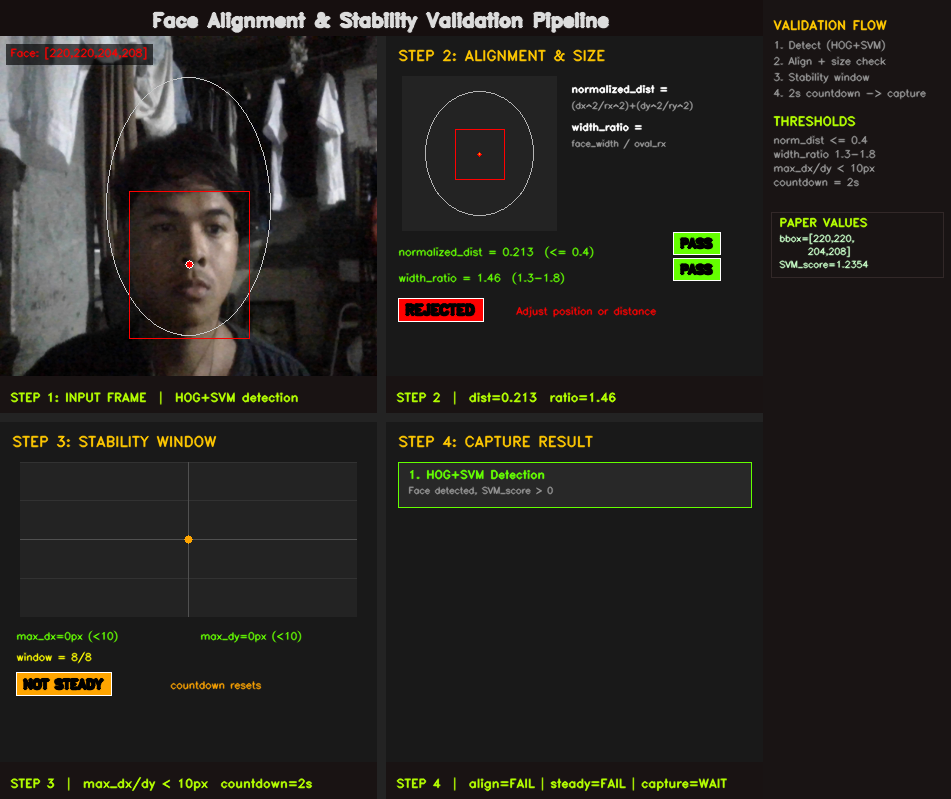
#> input picture EVENTMONITORING/TimeInAndTimeOutMonitoring/students/alignment_visuals/alignment_stability_1784733114.png, 951 x 799 px, given in place of the camera
$ python opencv.py
#> lines starting #> are read from the running program, lines starting #| are printed output that depends on the picture; after the words box and inside, x2 and y2 are one past the last pixel; in counts of white or black regions, pixels touching at a corner belong together
"""
face_pipeline_opencv_visual.py

Shows the ACTUAL downscaled frame and BGR->RGB conversion clearly.

Panel 1: RAW FRAME        — 640x480 BGR
Panel 2: SCALED FRAME     — 160x120 shown as native size + magnified inset with visible pixels
Panel 3: COLOR CONVERTED  — 160x120 RGB with BGR vs RGB color comparison strip
Panel 4: MAPPED BACK      — 640x480 with x4 scaled-back bbox

Controls: s = save, q/ESC = quit
Install: pip install opencv-python numpy
Run:     python face_pipeline_opencv_visual.py
"""

import os
import time
import cv2
import numpy as np

CAMERA_INDEX = int(os.getenv("CAMERA_INDEX", "0"))
PROCESS_EVERY_N = 3
SAVE_DIR = os.path.join(os.path.dirname(os.path.abspath(__file__)), "pipeline_captures")
FONT = cv2.FONT_HERSHEY_SIMPLEX

PANEL_W, PANEL_H = 480, 360
GAP = 10


def label_bar(panel, text, sub_text=""):
    h, w = panel.shape[:2]
    bar_h = 48 if sub_text else 26
    overlay = panel.copy()
    cv2.rectangle(overlay, (0, h - bar_h), (w, h), (15, 15, 20), -1)
    cv2.addWeighted(overlay, 0.7, panel, 0.3, 0, panel)
    cv2.putText(panel, text, (12, h - bar_h + 20), FONT, 0.52, (0, 255, 180), 1, cv2.LINE_AA)
    if sub_text:
        cv2.putText(panel, sub_text, (12, h - 10), FONT, 0.4, (180, 180, 180), 1, cv2.LINE_AA)
    return panel


def draw_text_bg(panel, text, pos, font_scale=0.5, color=(255, 255, 255), thickness=1):
    (tw, th), baseline = cv2.getTextSize(text, FONT, font_scale, thickness)
    x, y = pos
    pad = 3
    bg = panel.copy()
    cv2.rectangle(bg, (x - pad, y - th - pad), (x + tw + pad, y + baseline + pad), (0, 0, 0), -1)
    cv2.addWeighted(bg, 0.6, panel, 0.4, 0, panel)
    cv2.putText(panel, text, (x, y), FONT, font_scale, color, thickness, cv2.LINE_AA)
    return panel


def build_composite(raw_frame, small_bgr, small_rgb, resize_ms, color_ms):
    h, w = raw_frame.shape[:2]

    # ── Panel 1: RAW FRAME ───────────────────────────────────────────
    panel_raw = cv2.resize(raw_frame, (PANEL_W, PANEL_H))
    label_bar(panel_raw, "STEP 1: RAW FRAME", f"{w}x{h}px  BGR (camera native)")

    # ── Panel 2: SCALED FRAME ────────────────────────────────────────
    # Show native 160x120 in top-left, then a large magnified inset
    panel_scaled = np.full((PANEL_H, PANEL_W, 3), 25, dtype=np.uint8)

    # Native size thumbnail (160x120) in top-left
    thumb_h, thumb_w = small_bgr.shape[:2]
    panel_scaled[10:10+thumb_h, 10:10+thumb_w] = small_bgr
    cv2.rectangle(panel_scaled, (9, 9), (11+thumb_w, 11+thumb_h), (100, 100, 100), 1)
    draw_text_bg(panel_scaled, f"Native: {thumb_w}x{thumb_h}px", (10, 10+thumb_h+18), 0.42, (180, 180, 180), 1)

    # Magnified inset (4x zoom) with visible pixel blocks
    inset_x, inset_y = 200, 10
    inset_size = 240  # 60 original pixels * 4
    # Crop a 60x60 region from center of small_bgr and zoom 4x
    cx, cy = thumb_w // 2, thumb_h // 2
    crop = small_bgr[cy-30:cy+30, cx-30:cx+30]
    zoomed = cv2.resize(crop, (inset_size, inset_size), interpolation=cv2.INTER_NEAREST)

    # Draw thick grid lines on the zoomed inset so pixels are OBVIOUS
    for x in range(0, inset_size, 4):
        cv2.line(zoomed, (x, 0), (x, inset_size), (255, 255, 255), 1)
    for y in range(0, inset_size, 4):
        cv2.line(zoomed, (0, y), (inset_size, y), (255, 255, 255), 1)

    panel_scaled[inset_y:inset_y+inset_size, inset_x:inset_x+inset_size] = zoomed
    cv2.rectangle(panel_scaled, (inset_x-2, inset_y-2), (inset_x+inset_size+2, inset_y+inset_size+2), (0, 200, 255), 2)
    draw_text_bg(panel_scaled, "4x zoom (each square = 1 pixel)", (inset_x, inset_y+inset_size+18), 0.42, (0, 200, 255), 1)

    # Pixel reduction stats
    draw_text_bg(panel_scaled, f"19,200 pixels  (was 307,200)", (10, PANEL_H - 60), 0.5, (0, 200, 255), 1)
    draw_text_bg(panel_scaled, f"16x fewer pixels to process", (10, PANEL_H - 35), 0.42, (180, 180, 180), 1)

    label_bar(panel_scaled, "STEP 2: SCALED FRAME",
              f"cv2.resize()  scale=0.25x  {thumb_w}x{thumb_h}px  time={resize_ms:.1f}ms")

    # ── Panel 3: COLOR CONVERTED ─────────────────────────────────────
    # Show RGB data with a prominent BGR vs RGB comparison
    panel_rgb = np.full((PANEL_H, PANEL_W, 3), 25, dtype=np.uint8)

    # Large color comparison strip at top
    strip_h = 100
    strip_w = PANEL_W - 20
    half = strip_w // 2
    bgr_strip = cv2.resize(small_bgr, (half - 5, strip_h - 20), interpolation=cv2.INTER_NEAREST)
    rgb_strip = cv2.resize(small_rgb, (half - 5, strip_h - 20), interpolation=cv2.INTER_NEAREST)

    panel_rgb[10:10+bgr_strip.shape[0], 10:10+bgr_strip.shape[1]] = bgr_strip
    panel_rgb[10:10+rgb_strip.shape[0], 15+half:15+half+rgb_strip.shape[1]] = rgb_strip

    cv2.putText(panel_rgb, "BGR (correct)", (20, strip_h + 5), FONT, 0.5, (100, 100, 255), 1, cv2.LINE_AA)
    cv2.putText(panel_rgb, "RGB (shifted)", (15+half + 10, strip_h + 5), FONT, 0.5, (255, 100, 100), 1, cv2.LINE_AA)

    # Show the full RGB frame below (will look color-shifted)
    rgb_display = cv2.resize(small_rgb, (280, 210), interpolation=cv2.INTER_NEAREST)
    panel_rgb[strip_h + 20:strip_h + 20 + rgb_display.shape[0],
              (PANEL_W - rgb_display.shape[1])//2:(PANEL_W - rgb_display.shape[1])//2 + rgb_display.shape[1]] = rgb_display

    draw_text_bg(panel_rgb, "BGR -> RGB channel swap", (10, PANEL_H - 60), 0.5, (255, 200, 0), 1)
    draw_text_bg(panel_rgb, "Required by dlib HOG detector", (10, PANEL_H - 35), 0.42, (180, 180, 180), 1)

    label_bar(panel_rgb, "STEP 3: COLOR CONVERTED",
              f"cv2.cvtColor()  BGR -> RGB  time={color_ms:.1f}ms")

    # ── Panel 4: MAPPED BACK ─────────────────────────────────────────
    panel_mapped = cv2.resize(raw_frame, (PANEL_W, PANEL_H))

    cx, cy = PANEL_W // 2, PANEL_H // 2
    small_x, small_y, small_w, small_h = 55, 55, 51, 52
    full_w, full_h = small_w * 4, small_h * 4
    full_x = cx - full_w // 2
    full_y = cy - full_h // 2

    cv2.rectangle(panel_mapped, (full_x, full_y), (full_x + full_w, full_y + full_h), (0, 255, 0), 2)

    draw_text_bg(panel_mapped, f"small: [{small_x},{small_y},{small_w},{small_h}]", (15, 28), 0.48, (0, 200, 255), 1)
    draw_text_bg(panel_mapped, f"x4 -> [{full_x},{full_y},{full_w},{full_h}]", (15, 52), 0.48, (0, 255, 100), 1)
    label_bar(panel_mapped, "STEP 4: MAPPED BACK",
              f"x4 scale-back  bbox=[x:{full_x}, y:{full_y}, w:{full_w}, h:{full_h}]")

    # ── Assemble 2x2 grid ─────────────────────────────────────────────
    gap_h = np.full((GAP, PANEL_W * 2 + GAP, 3), 35, dtype=np.uint8)
    gap_v = np.full((PANEL_H, GAP, 3), 35, dtype=np.uint8)

    top_row = np.hstack([panel_raw, gap_v, panel_scaled])
    bottom_row = np.hstack([panel_rgb, gap_v, panel_mapped])
    composite = np.vstack([top_row, gap_h, bottom_row])

    title_h = 40
    title_bar = np.full((title_h, composite.shape[1], 3), (20, 20, 28), dtype=np.uint8)
    title_text = "OpenCV Preprocessing Pipeline"
    ts = cv2.getTextSize(title_text, FONT, 0.7, 2)[0]
    cv2.putText(title_bar, title_text, ((composite.shape[1] - ts[0]) // 2, 28), FONT, 0.7, (220, 220, 220), 2, cv2.LINE_AA)

    return np.vstack([title_bar, composite])


def main():
    cap = cv2.VideoCapture(CAMERA_INDEX, cv2.CAP_DSHOW) if os.name == "nt" else cv2.VideoCapture(CAMERA_INDEX)
    if not cap.isOpened():
        print(f"Could not open camera index {CAMERA_INDEX}")
        return

    cap.set(cv2.CAP_PROP_FRAME_WIDTH, 640)
    cap.set(cv2.CAP_PROP_FRAME_HEIGHT, 480)
    os.makedirs(SAVE_DIR, exist_ok=True)

    frame_count = 0
    small_bgr = np.zeros((120, 160, 3), dtype=np.uint8)
    small_rgb = np.zeros((120, 160, 3), dtype=np.uint8)
    resize_ms = color_ms = 0.0

    print("Running. Press 's' to save, 'q' or ESC to quit.")

    while True:
        ok, frame = cap.read()
#> frame is the input picture: shape (799, 951, 3); mean B, G, R 32.5, 36.7, 38.7
        if not ok:
            break
        frame = cv2.resize(frame, (640, 480))
#> frame: shape (480, 640, 3)

        if frame_count % PROCESS_EVERY_N == 0:
            t0 = time.time()
            small_bgr = cv2.resize(frame, (160, 120), interpolation=cv2.INTER_NEAREST)
            resize_ms = (time.time() - t0) * 1000.0

            t0 = time.time()
            small_rgb = cv2.cvtColor(small_bgr, cv2.COLOR_BGR2RGB)
            color_ms = (time.time() - t0) * 1000.0

        frame_count += 1

        composite = build_composite(frame, small_bgr, small_rgb, resize_ms, color_ms)
#> in label_bar, `cv2.rectangle(overlay, (0, h - bar_h), (w, h), (15, 15, 20), -1)`:
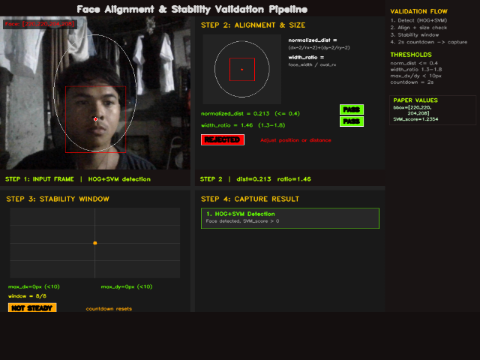
#> overlay: shape (360, 480, 3); mean B, G, R 31.5, 34.9, 37.5
#> in build_composite, `cv2.rectangle(panel_scaled, (9, 9), (11+thumb_w, 11+thumb_h), (100, 10..`: panel_scaled: shape (360, 480, 3); mean B, G, R 26.1, 26.6, 26.8
#> in draw_text_bg, `cv2.rectangle(bg, (x - pad, y - th - pad), (x + tw + pad, y + baseline..`: bg: shape (360, 480, 3); mean B, G, R 25.7, 26.2, 26.4
#> in draw_text_bg, `cv2.putText(panel, text, (x, y), FONT, font_scale, color, thickness, c..`: panel: shape (360, 480, 3); mean B, G, R 26.2, 26.7, 26.9
#> after the loop in build_composite, `for y in range(0, inset_size, 4):`:
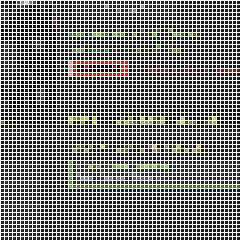
#> zoomed: shape (240, 240, 3); mean B, G, R 126.3, 129.7, 130.7
#> in build_composite, `cv2.rectangle(panel_scaled, (inset_x-2, inset_y-2), (inset_x+inset_siz..`:
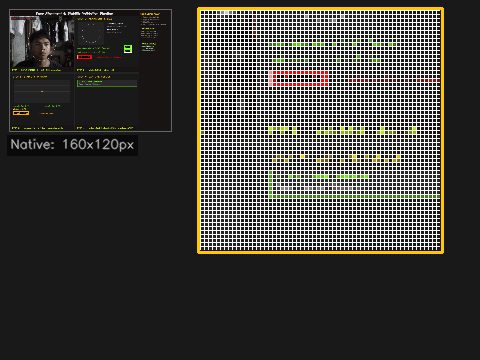
#> panel_scaled: shape (360, 480, 3); mean B, G, R 59.5, 64.6, 66
#> in draw_text_bg (call 2), `cv2.rectangle(bg, (x - pad, y - th - pad), (x + tw + pad, y + baseline..`: bg: shape (360, 480, 3); 2.86% of pixels changed, all inside (x1, y1, x2, y2) = (197, 255, 432, 276)
#> in draw_text_bg (call 3), `cv2.rectangle(bg, (x - pad, y - th - pad), (x + tw + pad, y + baseline..`: bg: shape (360, 480, 3); mean B, G, R 58.2, 63.9, 65.5
#> in draw_text_bg (call 3), `cv2.addWeighted(bg, 0.6, panel, 0.4, 0, panel)`: panel: shape (360, 480, 3); mean B, G, R 58.5, 64.2, 65.8
#> in draw_text_bg (call 4), `cv2.rectangle(bg, (x - pad, y - th - pad), (x + tw + pad, y + baseline..`: bg: shape (360, 480, 3); mean B, G, R 57.9, 64.3, 66.2
#> in draw_text_bg (call 4), `cv2.addWeighted(bg, 0.6, panel, 0.4, 0, panel)`: panel: shape (360, 480, 3); mean B, G, R 58.2, 64.6, 66.4
#> in label_bar (call 2), `cv2.rectangle(overlay, (0, h - bar_h), (w, h), (15, 15, 20), -1)`: overlay: shape (360, 480, 3); mean B, G, R 57.2, 63.6, 66.1
#> in build_composite, `bgr_strip = cv2.resize(small_bgr, (half - 5, strip_h - 20), interpolat..`:
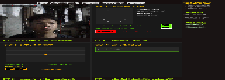
#> bgr_strip: shape (80, 225, 3); mean B, G, R 33, 37.8, 39.6
#> in build_composite, `panel_rgb[strip_h + 20:strip_h + 20 + rgb_display.shape[0], (PANEL_W -..`:
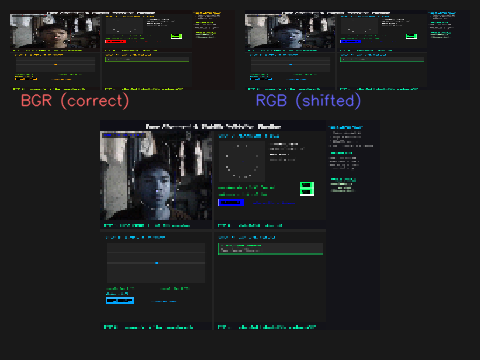
#> panel_rgb: shape (360, 480, 3); mean B, G, R 32.6, 32, 30.4
#> in draw_text_bg (call 5), `(tw, th), baseline = cv2.getTextSize(text, FONT, font_scale, thickness)`: tw = 220; th = 12; baseline = 5
#> in draw_text_bg (call 5), `cv2.rectangle(bg, (x - pad, y - th - pad), (x + tw + pad, y + baseline..`: bg: shape (360, 480, 3); 3.13% of pixels changed, all inside (x1, y1, x2, y2) = (7, 285, 234, 309)
#> in draw_text_bg (call 5), `cv2.putText(panel, text, (x, y), FONT, font_scale, color, thickness, c..`:
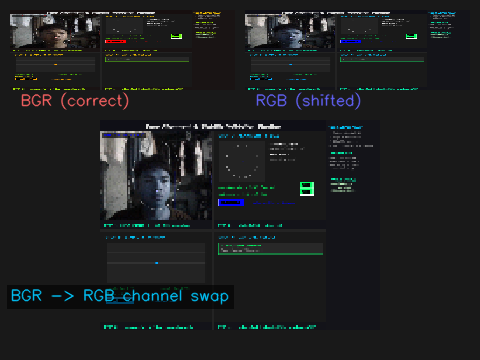
#> panel: shape (360, 480, 3); mean B, G, R 32.8, 32, 29.9
#> in draw_text_bg (call 6), `cv2.rectangle(bg, (x - pad, y - th - pad), (x + tw + pad, y + baseline..`: bg: shape (360, 480, 3); 2.55% of pixels changed, all inside (x1, y1, x2, y2) = (7, 312, 217, 333)
#> call 3 of label_bar, with text = 'STEP 3: COLOR CONVERTED', sub_text = 'cv2.cvtColor()  BGR -> RGB  time=2.2ms'
#> in label_bar (call 3), `cv2.rectangle(overlay, (0, h - bar_h), (w, h), (15, 15, 20), -1)`:
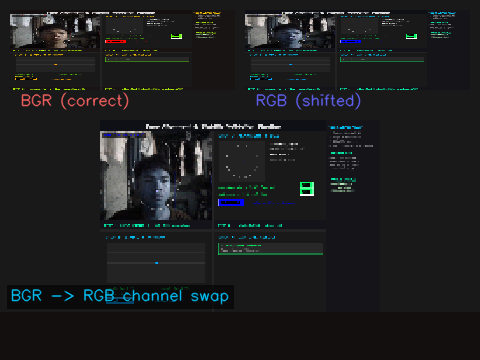
#> overlay: shape (360, 480, 3); mean B, G, R 31.3, 30.5, 29.4
#> in build_composite, `ts = cv2.getTextSize(title_text, FONT, 0.7, 2)[0]`: ts = (343, 16)
        cv2.imshow("OpenCV Preprocessing  (s = save, q = quit)", composite)

        key = cv2.waitKey(1) & 0xFF
#> (key q is pressed here)
        if key == ord('s'):
            fname = os.path.join(SAVE_DIR, f"opencv_pipeline_{int(time.time())}.png")
            cv2.imwrite(fname, composite)
            print(f"Saved -> {fname}")
        elif key == ord('q') or key == 27:
            break

    cap.release()
    cv2.destroyAllWindows()


if __name__ == "__main__":
    main()
